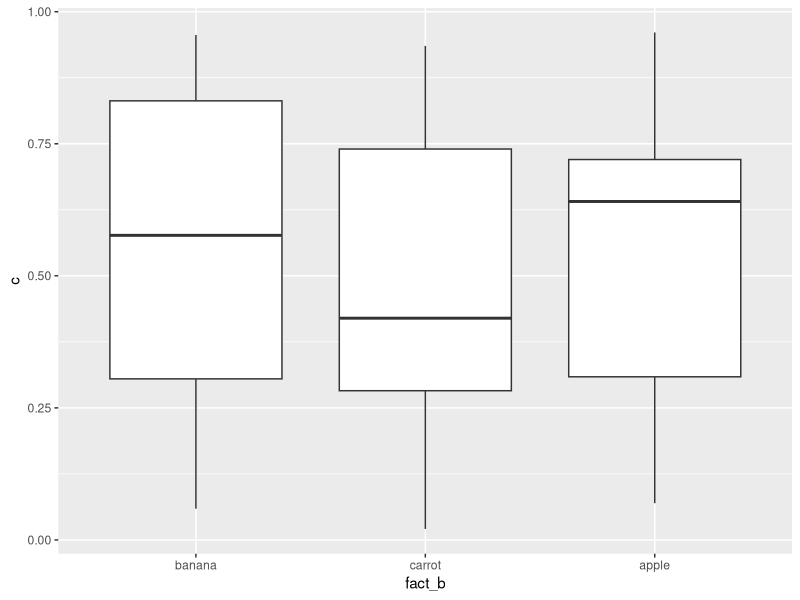

Here is the R script that generated this plot:


dat <- data.frame(a=1:75, b=rep(c("apple", "banana", "carrot"), each=25), c=runif(75))
library(ggplot2)
library(dplyr)
dat %>%
  mutate(fact_b=factor(b, levels=c("banana", "carrot", "apple"))) %>%
  ggplot() +
  geom_boxplot(aes(x=fact_b, y=c))
